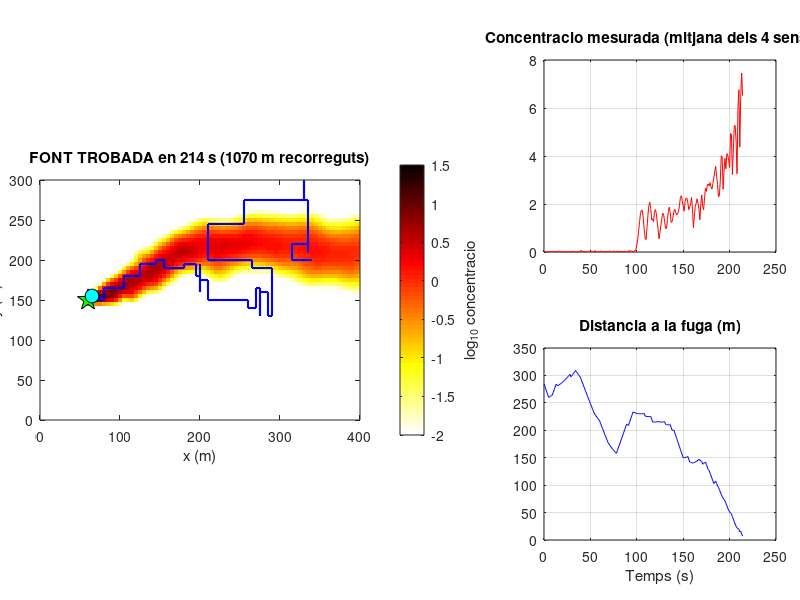

Source code (MATLAB):
function simulacio_dron_gradient()
%SIMULACIO_DRON_GRADIENT  Versio preliminar del projecte "Dron autonom per
%   trobar l'origen d'una fuga".
%
%   Simula en 2D una ploma turbulenta de contaminant (model de "puffs") i
%   un dron que en busca l'origen seguint el gradient de concentracio (la
%   direccio en que la concentracio augmenta mes), mesurat amb 4 sensors
%   en creu.
%
%   Executa-la amb F5. Els parametres son just a sota.
%
%   En 20 proves amb llavors diferents el dron troba la fuga totes les
%   vegades: la meitat en menys de 5 minuts i la resta en fins a 21. Quan
%   triga, es perque passa de llarg la fuga, perd la ploma i l'ha de
%   retrobar explorant a l'atzar (limitacio coneguda del metode del gradient).

%% ============================ PARAMETRES ============================
llavor  = 5;                % mateix numero = mateixa simulacio ([] = cada cop diferent)
mostrar = true;             % false = sense animacio (mes rapid)

% Escenari (unitats: metres i segons). El vent bufa cap a +x.
P.L     = [400 300];        % mida de la zona [x y]
P.font  = [60 150];         % on es la fuga (el dron NO ho sap)
P.inici = [340 200];        % d'on surt el dron
P.U     = 2;                % velocitat mitjana del vent (m/s)
P.Q     = 200;              % intensitat de la fuga (massa emesa per segon)
P.tau   = 200;              % temps de vida del contaminant (s)

% Ploma: la fuga emet "puffs" (nuvolets gaussians) que el vent s'emporta
P.puffsPerSeg  = 2;         % puffs emesos per segon
P.sigma0       = 1.5;       % mida inicial d'un puff (m)
P.Dpuff        = 0.4;       % rapidesa amb que s'eixampla un puff (m^2/s)
P.Dturb        = 0.4;       % moviment aleatori dels puffs per la turbulencia (m^2/s)
P.sigmaMeandre = 15;        % oscil.lacio de la direccio del vent (graus)
P.Tmeandre     = 40;        % temps tipic d'aquesta oscil.lacio (s)

% Dron i sensors
vDron    = 5;               % velocitat del dron (m/s)
dt       = 1;               % pas de temps (s): a cada pas el dron avanca vDron*dt = 5 m
d        = 5;               % distancia de cada sensor al centre del dron (m)
soroll   = 0.05;            % soroll dels sensors (desviacio tipica)
llindar  = 0.1;             % concentracio a partir de la qual es considera que detecta
alfa     = 0.95;            % suavitzat del gradient: ~mitjana dels ultims 1/(1-alfa) = 20 passos
memoria  = 8;               % passos sense detectar res abans de tornar a explorar
pGir     = 0.15;            % en exploracio, probabilitat de girar a cada pas
radiFont = 7.5;             % a aquesta distancia el dron troba la fuga (m)
tMax     = 2500;            % temps maxim de vol (s)
cadaN    = 2;               % dibuixa cada N passos
%% ====================================================================

if ~isempty(llavor)
    rng(llavor);
end

% Direccions de moviment del dron: est, nord, oest, sud (en aquest ordre,
% aixi girar 90 graus es sumar o restar 1)
dirs = [1 0; 0 1; -1 0; 0 -1];

% --- Ploma inicial: la deixem evolucionar 300 s abans que surti el dron ---
pl = struct('x', zeros(0, 1), 'y', zeros(0, 1), 's2', zeros(0, 1), 'm', zeros(0, 1), 'th', 0);
for i = 1:300
    pl = avancar_ploma(pl, P, dt);
end

% --- Estat del dron ---
x  = P.inici;               % posicio
gf = [0 0];                 % gradient filtrat
senseSenyal = Inf;          % passos seguits sense detectar
k  = randi(4);              % direccio actual (fila de dirs)
trobada = false;
nMax = round(tMax / dt);
traj = nan(nMax + 1, 2);  traj(1, :) = x;
cMes = nan(nMax + 1, 1);
dist = nan(nMax + 1, 1);  dist(1) = norm(x - P.font);

% --- Figura ---
if mostrar
    [xv, yv] = meshgrid(0:5:P.L(1), 0:5:P.L(2));
    fig = figure('Color', 'w', 'Name', 'Dron: cerca per gradient', ...
                 'Units', 'normalized', 'Position', [0.05 0.1 0.9 0.75]);
    colormap(flipud(hot));
    subplot('Position', [0.05 0.1 0.5 0.8]);
    hImg = imagesc(0:5:P.L(1), 0:5:P.L(2), camp(pl, xv, yv));
    set(gca, 'YDir', 'normal');
    axis equal;
    axis([0 P.L(1) 0 P.L(2)]);
    caxis([-2 1.5]);
    cb = colorbar;
    ylabel(cb, 'log_{10} concentracio');
    hold on;
    plot(P.font(1), P.font(2), 'p', 'MarkerSize', 16, 'MarkerFaceColor', 'g', 'MarkerEdgeColor', 'k');
    hTraj = plot(x(1), x(2), 'b-', 'LineWidth', 1.5);
    hDron = plot(x(1), x(2), 'o', 'MarkerSize', 10, 'MarkerFaceColor', 'c', 'MarkerEdgeColor', 'k');
    xlabel('x (m)'); ylabel('y (m)');
    hTit = title('');
    subplot('Position', [0.68 0.58 0.29 0.32]);
    hConc = plot(0, 0, 'r-');
    title('Concentracio mesurada (mitjana dels 4 sensors)'); grid on;
    subplot('Position', [0.68 0.1 0.29 0.32]);
    hDist = plot(0, dist(1), 'b-');
    title('Distancia a la fuga (m)'); xlabel('Temps (s)'); grid on;
end

%% ============================ BUCLE ============================
for n = 1:nMax
    t = n * dt;

    % 1. La ploma evoluciona
    pl = avancar_ploma(pl, P, dt);

    % 2. Mesura dels 4 sensors (est, oest, nord, sud) amb soroll
    sensors = x + [d 0; -d 0; 0 d; 0 -d];
    c = concentracio(sensors, pl);
    c = max(c + soroll * randn(4, 1), 0);
    cMes(n + 1) = mean(c);

    % 3. Gradient per diferencies finites centrades, suavitzat
    gNou = [c(1) - c(2), c(3) - c(4)] / (2 * d);
    if max(c) > llindar
        senseSenyal = 0;
        gf = alfa * gf + (1 - alfa) * gNou;
    else
        senseSenyal = senseSenyal + 1;
    end

    % 4. Decisio: seguir el gradient o explorar
    if senseSenyal <= memoria
        mode = 'seguint el gradient';
        [~, k] = max(dirs * gf');                   % direccio on el gradient es mes gran
    else
        mode = 'explorant';
        if rand < pGir
            k = mod(k - 1 + 2 * randi(2) - 3, 4) + 1;   % gira 90 graus a esquerra o dreta
        end
    end

    % 5. Moviment (si sortiria de la zona, fa mitja volta)
    xNou = x + vDron * dt * dirs(k, :);
    if any(xNou < 0) || any(xNou > P.L)
        k = mod(k + 1, 4) + 1;                      % direccio contraria
        xNou = x + vDron * dt * dirs(k, :);
    end
    x = xNou;
    traj(n + 1, :) = x;
    dist(n + 1) = norm(x - P.font);

    % 6. Ha arribat a la fuga?
    trobada = dist(n + 1) < radiFont;

    % 7. Dibuix
    if mostrar && (trobada || mod(n, cadaN) == 0)
        if ~ishandle(fig)
            break;
        end
        set(hImg, 'CData', camp(pl, xv, yv));
        set(hTraj, 'XData', traj(1:n + 1, 1), 'YData', traj(1:n + 1, 2));
        set(hDron, 'XData', x(1), 'YData', x(2));
        set(hConc, 'XData', (0:n) * dt, 'YData', cMes(1:n + 1));
        set(hDist, 'XData', (0:n) * dt, 'YData', dist(1:n + 1));
        set(hTit, 'String', sprintf('t = %.0f s | %s', t, mode));
        drawnow;
    end
    if trobada
        break;
    end
end

%% ============================ RESULTAT ============================
recorregut = sum(sqrt(sum(diff(traj(1:n + 1, :)).^2, 2)));
if trobada
    txt = sprintf('FONT TROBADA en %.0f s (%.0f m recorreguts)', n * dt, recorregut);
else
    txt = sprintf('Font NO trobada en %.0f s (distancia final %.0f m)', n * dt, dist(n + 1));
end
fprintf('%s\n', txt);
if mostrar && ishandle(fig)
    set(hTit, 'String', txt);
end
end

%% ======================== FUNCIONS AUXILIARS ========================

function c = concentracio(punts, pl)
%CONCENTRACIO  Concentracio als punts [x y] (una fila per punt): suma de
%   tots els puffs, cadascun amb forma de campana de Gauss.
if isempty(pl.x)
    c = zeros(size(punts, 1), 1);
    return;
end
dist2 = (punts(:, 1) - pl.x').^2 + (punts(:, 2) - pl.y').^2;   % (punts x puffs)
c = exp(-dist2 ./ (2 * pl.s2')) * (pl.m ./ (2 * pi * pl.s2));
end

function pl = avancar_ploma(pl, P, dt)
%AVANCAR_PLOMA  Un pas de temps de la ploma.
% La direccio del vent oscil.la a l'atzar (proces d'Ornstein-Uhlenbeck)
a = exp(-dt / P.Tmeandre);
pl.th = pl.th * a + (P.sigmaMeandre * pi / 180) * sqrt(1 - a^2) * randn;
u = P.U * cos(pl.th);
v = P.U * sin(pl.th);
% Els puffs es mouen amb el vent i a l'atzar, s'eixamplen i es van esvaint
sd = sqrt(2 * P.Dturb * dt);
pl.x  = pl.x + u * dt + sd * randn(size(pl.x));
pl.y  = pl.y + v * dt + sd * randn(size(pl.y));
pl.s2 = pl.s2 + 2 * P.Dpuff * dt;
pl.m  = pl.m * exp(-dt / P.tau);
% La fuga emet puffs nous
nNous = round(P.puffsPerSeg * dt);
pl.x  = [pl.x;  P.font(1) * ones(nNous, 1)];
pl.y  = [pl.y;  P.font(2) * ones(nNous, 1)];
pl.s2 = [pl.s2; P.sigma0^2 * ones(nNous, 1)];
pl.m  = [pl.m;  P.Q * dt / nNous * ones(nNous, 1)];
% Eliminem els puffs que han sortit de la zona
fora = pl.x > P.L(1) + 50 | pl.x < -50 | pl.y > P.L(2) + 50 | pl.y < -50;
pl.x(fora) = []; pl.y(fora) = []; pl.s2(fora) = []; pl.m(fora) = [];
end

function C = camp(pl, xv, yv)
%CAMP  Concentracio (log10) en una graella, nomes per dibuixar-la.
C = reshape(concentracio([xv(:) yv(:)], pl), size(xv));
C = log10(C + 1e-3);
end
